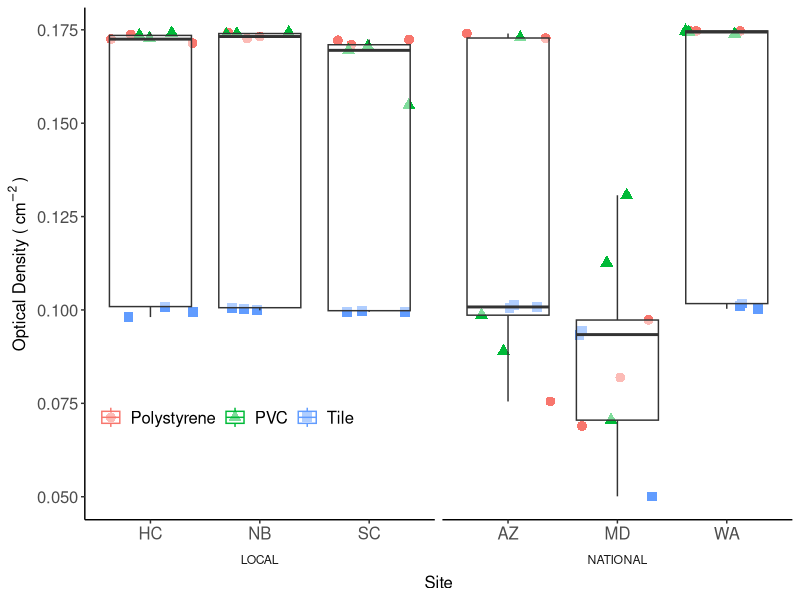
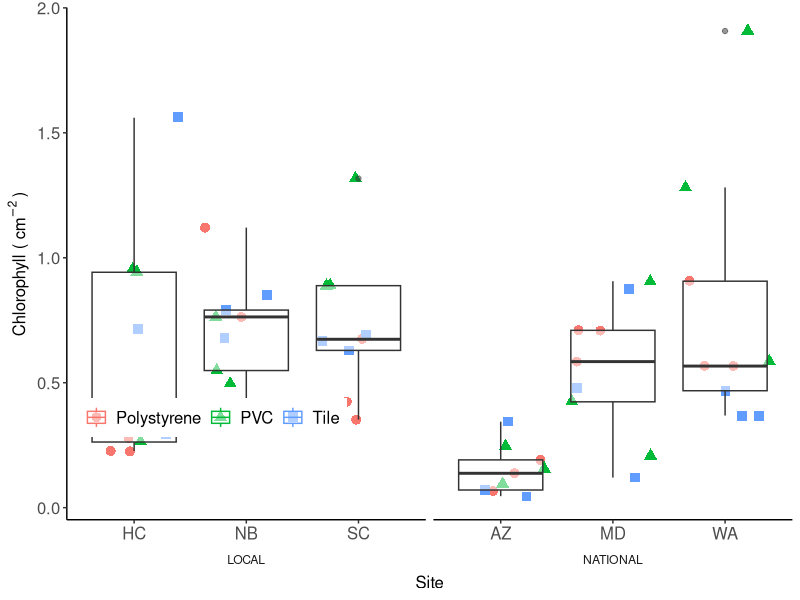
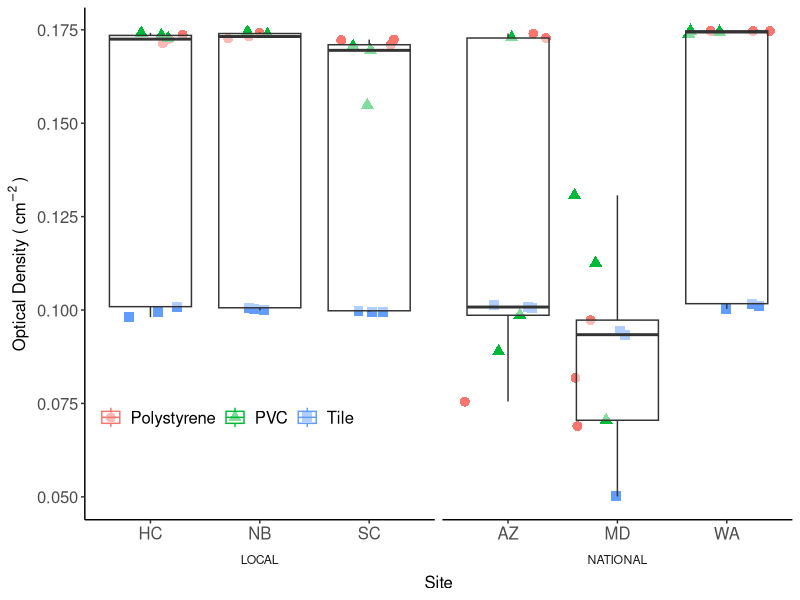
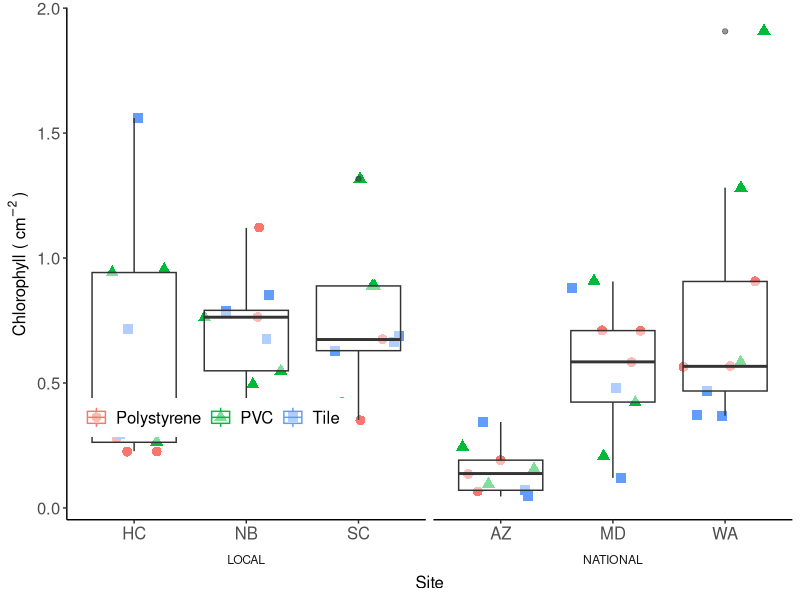

Recreate these plots in R, in order.
## ---- chunk 1
#knitr::opts_chunk$set(echo = TRUE)

##Loading Packages
# ipak function: install and load multiple R packages.
# checks to see if packages are installed. Install them if they are not, then load them into the R session.
ipak <- function(pkg){
    new.pkg <- pkg[!(pkg %in% installed.packages()[, "Package"])]
    if (length(new.pkg)) 
        install.packages(new.pkg, dependencies = TRUE, repos='http://cran.us.r-project.org')
    sapply(pkg, require, character.only = TRUE)
}
# Package list.  Contains all needed packages as a this writing.  To update, simply add new package name to the list!
packages <- c("ggplot2", 
              "plyr", 
              "reshape2", 
              "RColorBrewer", 
              "scales", 
              "grid",
              "VennDiagram",
              "bibtex",
              "vegan",
              "RAM",
              "tidyr",
              "Rmisc",
              "glue",
              "reshape",
              "reshape2",
              "lemon",
              "gapminder",
              "magrittr",
              "dplyr",
              "ggpubr",
              "gridExtra",
              "patternplot",
              "tibble",
              "gplots",
              "broom",
              "data.table",
              "devtools")
ipak(packages)

## ---- chunk 2
CrystalViolet.df<-read.csv(file="CV_RawData.csv")

## ---- chunk 3

CV_Plot<-ggplot(CrystalViolet.df,aes(x=SITE,y=OPTICAL_DENSITY,group=SITE,shape=SUBSTRATE,color=SUBSTRATE))+
  geom_jitter(size=3)+
  theme_classic()+
  theme(legend.position=c(.2,.2),
        legend.direction = "horizontal",
        legend.title=element_blank(),
        axis.text=element_text(size=12),
        axis.title=element_text(size=12),
        legend.text=element_text(size=12),
        strip.background = element_blank(),
        strip.placement = "outside")+
  geom_boxplot(alpha=0.5)+
  labs(y=bquote('Optical Density ('~cm^-2~')'),x='Site')+
  facet_grid(~LOCATION, switch= "x", scales = "free_x", space = "free_x")

CV_Plot

ggsave("CV_Plot.jpeg", device = "jpeg", width = 12, height = 8.5, units = "in")

## ---- chunk 4
Chlorophyll.df<-read.csv(file="Chl_RawData.csv")
## ---- chunk 5
Chlorophyll.df$CHLOROPHYLL =abs(286 * (((abs(Chlorophyll.df$X650B)-abs(Chlorophyll.df$X750B))-(abs(Chlorophyll.df$X650A)-abs(Chlorophyll.df$X750A))*5)/Chlorophyll.df$SUBSTRATE_AREA))
## ---- chunk 6
Chl_Plot<-ggplot(Chlorophyll.df,aes(x=SITE,y=CHLOROPHYLL,group=SITE,shape=SUBSTRATE,color=SUBSTRATE))+
  geom_jitter(size=3)+
  theme_classic()+
  theme(legend.position=c(.2,.2),
        legend.direction = "horizontal",
        legend.title=element_blank(),
        axis.text=element_text(size=12),
        axis.title=element_text(size=12),
        legend.text=element_text(size=12),
        strip.background = element_blank(),
        strip.placement = "outside")+
  geom_boxplot(alpha=0.5)+
  labs(y=bquote('Chlorophyll ('~cm^-2~')'),x='Site')+
  facet_grid(~LOCATION, switch= "x", scales = "free_x", space = "free_x")

Chl_Plot

ggsave("Chl_Plot.jpeg", device = "jpeg", width = 12, height = 8.5, units = "in")
